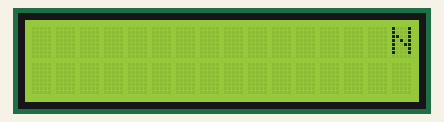
Recording of a sketch running on a simulated Arduino Uno, built with avr-gcc and run on an emulated ATmega328P. On the bench: 16×2 character LCD.

Above: at 11.6 s.
At 14.6 s:
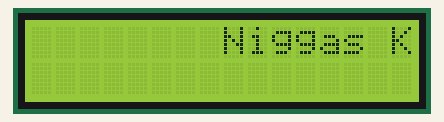
At 18.1 s:
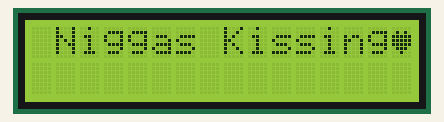
At 25.1 s:
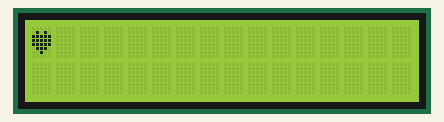
At 32.1 s:
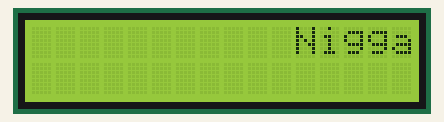
At 39.1 s:
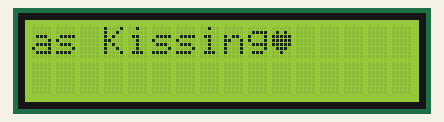

The sketch:

LCD_Project.ino
```cpp
#include <LiquidCrystal.h>

// Initialize the library with the numbers of the interface pins
LiquidCrystal lcd(3, 4, 5, 6, 7, 8, 9 ,10 ,11, 12, 13);
byte heart[8] = {
  0b00000,
  0b01010,
  0b11111,
  0b11111,
  0b11111,
  0b01110,
  0b00100,
  0b00000
};
void setup() {
  // Set up the LCD's number of columns and rows
  lcd.begin(16, 2);
  lcd.createChar(0, heart);
}

void loop() {
  // Set the cursor to column 0, line 1
  String s = "Niggas Kissing";
  lcd.setCursor(0, 0);
  lcd.autoscroll();
  for (int i = 0; i < s.length(); i++)
  {
    lcd.print(s[i]);
    delay(500);
  }
  lcd.write(byte(0));
  // Print a message to the LCD
}
```

Measured:
- what the display in image 0 shows lasts 0.5 s, from 11.6 s to 12.1 s
